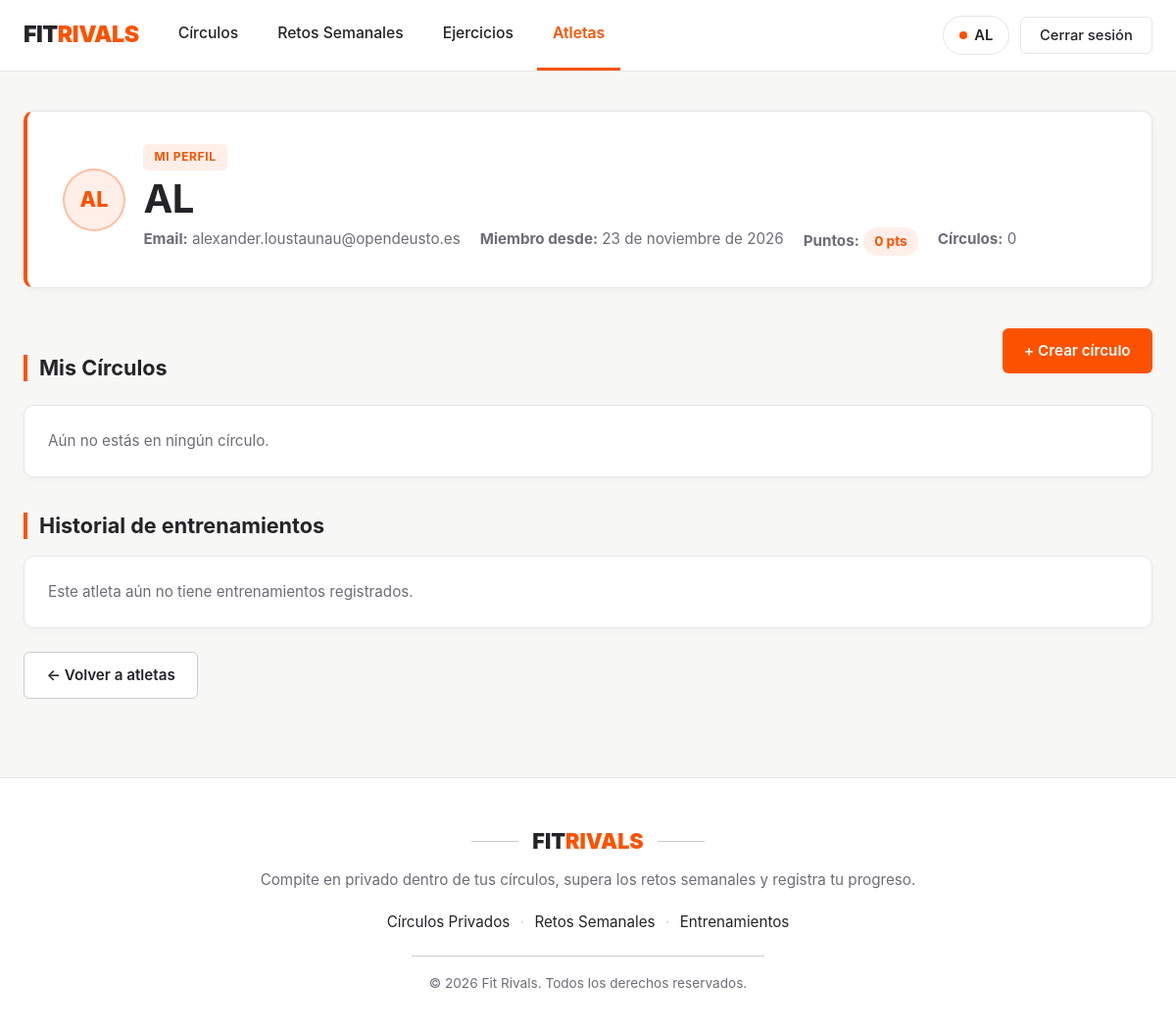
/usuarios/7/ (signed in), run on an earlier commit of the app's database.
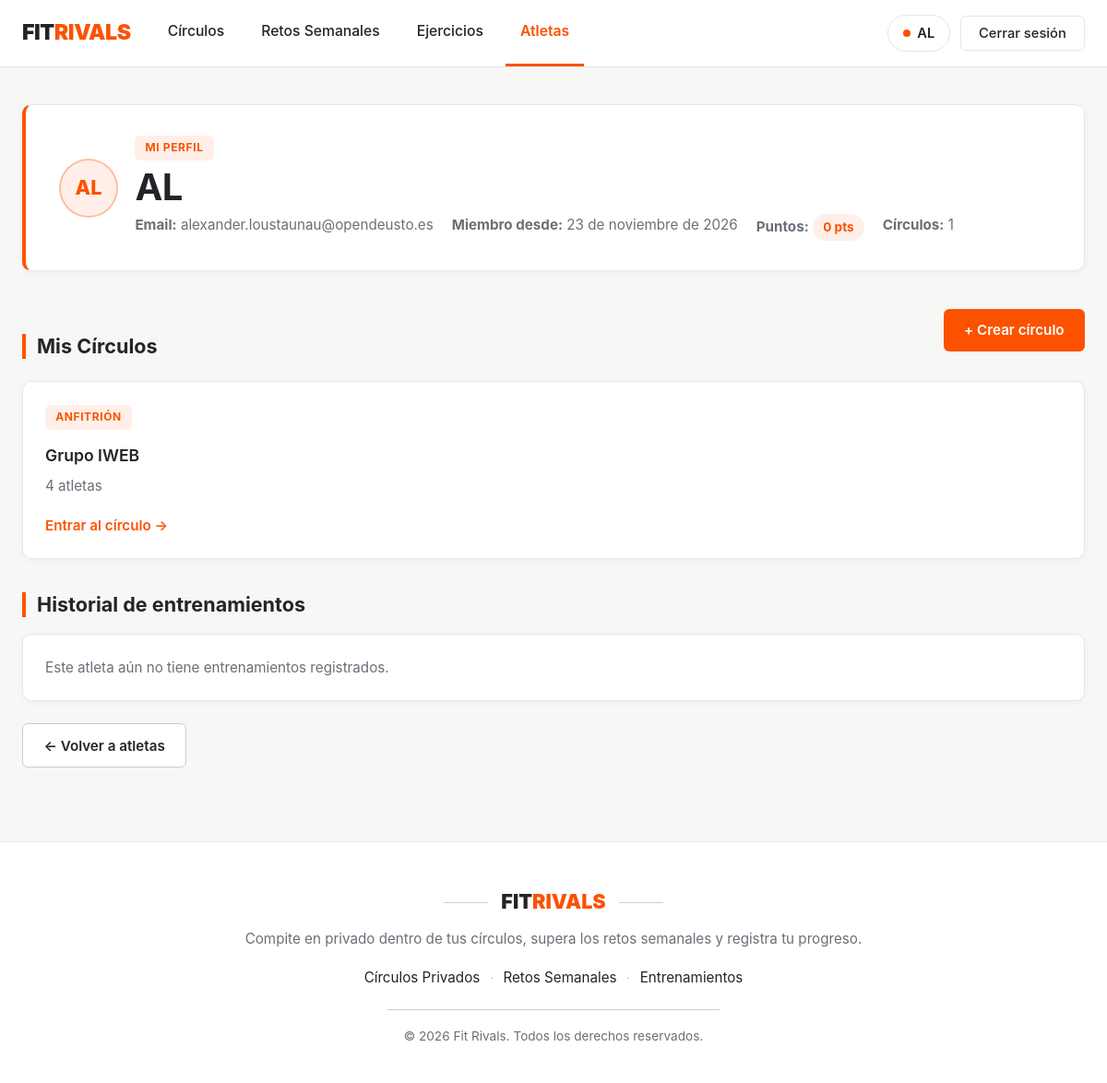
And on a later commit of the database.
### FitrivalsApp/models.py (models this page shows, shortened)
class Circulo(models.Model):
    nombre = models.CharField(max_length=100)
    descripcion = models.TextField(blank=True, default='')
    anfitrion = models.ForeignKey(Usuario, on_delete=models.CASCADE, related_name='circulos_creados')
    miembros = models.ManyToManyField(Usuario, related_name='circulos', blank=True)
    fecha_creacion = models.DateField(auto_now_add=True)

### FitrivalsApp/views.py (the view, shortened to what this page needs)
# urls.py: path('usuarios/<int:pk>/', views.detalle_usuario, name='detalle_usuario'),
def detalle_usuario(request, pk):
    usuario = get_object_or_404(Usuario, pk=pk)
    usuario_id = request.session.get('usuario_id')
    es_mi_perfil = (usuario_id == usuario.pk)
    comparten_circulo = False
    mis_circulos_usuario = usuario.circulos.all().order_by('nombre')
    invitaciones_pendientes = []
    circulos_para_invitar = []
    entrenamientos = []
    if usuario_id:
        yo = Usuario.objects.filter(pk=usuario_id).first()
        if yo:
            if es_mi_perfil:
                invitaciones_pendientes = InvitacionCirculo.objects.filter(
                    invitado=yo, estado='PENDIENTE'
                ).select_related('circulo', 'circulo__anfitrion')
                entrenamientos = usuario.entrenamientos.filter(reto__isnull=True).order_by('-fecha')
    return render(request, 'usuarios/detalle.html', {
        'usuario': usuario,
        'es_mi_perfil': es_mi_perfil,
        'comparten_circulo': comparten_circulo,
        'mis_circulos_usuario': mis_circulos_usuario,
        'invitaciones_pendientes': invitaciones_pendientes,
        'circulos_para_invitar': circulos_para_invitar,
        'entrenamientos': entrenamientos,
    })

### FitrivalsApp/templates/usuarios/detalle.html (shortened to what the changed rows need)
{% extends 'base.html' %}
{% block content %}
    <div class="hero-card" style="margin-bottom: 2rem;">
        <div style="display: flex; flex-wrap: wrap; justify-content: space-between; align-items: center; gap: 1.25rem;">
            <div style="display: flex; align-items: center; gap: 1.15rem; flex-wrap: wrap;">
                <div>
                    <h1 style="margin-bottom: 0.35rem;">{{ usuario.nombre }}</h1>
                    <div class="meta-datos" style="margin: 0;">
                        {% if es_mi_perfil %}
                            <span><strong>Email:</strong> {{ usuario.email }}</span>
                        {% endif %}
                        <span><strong>Miembro desde:</strong> {{ usuario.fecha_alta|date:"j \d\e F \d\e Y" }}</span>
                        {% if es_mi_perfil or comparten_circulo %}
                            <span><strong>Puntos:</strong> <span class="points-badge">{{ usuario.puntos }} pts</span></span>
                        {% endif %}
                        <span><strong>Círculos:</strong> {{ mis_circulos_usuario|length }}</span>
                    </div>
                </div>
            </div>
        </div>
    </div>
    {% if es_mi_perfil %}
        <div class="section-header">
            <h2 style="margin-bottom: 0;">Mis Círculos</h2>
        </div>
        <div class="dashboard-grid" style="margin-bottom: 2rem;">
            {% for c in mis_circulos_usuario %}
                <div class="info-card">
                    <div>
                        {% if c.anfitrion_id == usuario.id %}
                            <span class="badge-orange">Anfitrión</span>
                        {% else %}
                            <span class="points-badge">Miembro</span>
                        {% endif %}
                        <h3>{{ c.nombre }}</h3>
                        <p>{{ c.miembros.count }} atleta{{ c.miembros.count|pluralize }}</p>
                    </div>
                    <a href="{% url 'detalle_circulo' c.pk %}" class="card-link">Entrar al círculo →</a>
                </div>
            {% empty %}
                <div class="info-card">
                    <p style="margin: 0;">Aún no estás en ningún círculo.</p>
                </div>
            {% endfor %}
        </div>
    {% endif %}
    <h2>Historial de entrenamientos</h2>
{% endblock %}

What changed in the data, as far as the page shows it:
added Circulo: shows "ANFITRIÓN", nombre "Grupo IWEB", miembros.count "4"
Also different on the page:
{{ mis_circulos_usuario|length }}: "0" → "1"
text no longer shown: "Aún no estás en ningún círculo."
